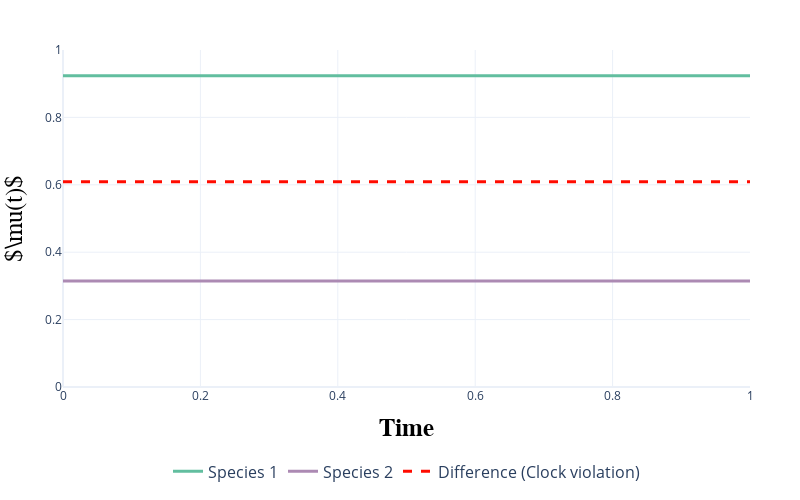

The code cell stored with this chart in its notebook:
### Code cell
mu_range1, mu_mu_prime_range1 = mu_mu_prime_range(Q1*0.2, calculate_stationary_distribution(Q1), np.linspace(0, 1, 999))
mu_range2, mu_mu_prime_range2 = mu_mu_prime_range(Q2*0.2, calculate_stationary_distribution(Q2), np.linspace(0, 1, 999))
fig = go.Figure()


# Add Q5 line
fig.add_trace(go.Scatter(x=np.linspace(0, 1, 999), y=mu_range2, mode='lines', name='Species 1', line=dict(color='#62BE9F', width=3)))

# Add Q3 line
fig.add_trace(go.Scatter(x=np.linspace(0, 1, 999), y=mu_range1, mode='lines', name='Species 2', line=dict(color='#AC8AB3', width=3)))

fig.add_trace(go.Scatter(x=np.linspace(0, 1, 999), y=np.abs(np.array(mu_range1) - np.array(mu_range2)), mode='lines', name='Difference (Clock violation)', line=dict(color='#ff0b00', width=3, dash='dash')))

# Update layout for better presentation
fig.update_layout(
    title=None,
    title_font=dict(size=20),  # Increase title size, make it bold
    xaxis_title='<b>Time</b>',
    xaxis= dict(
            title_font=dict(size=25, family='Latex', color='black'),
    ),
    yaxis_title=r'$\mu(t)$',
    yaxis=dict(
            title_font=dict(size=25, family='Latex', color='black')
    ),
    legend=dict(
        title=None,
        font=dict(size=16),  # Adjust font size of legend
        x=0.5,               # Center the legend horizontally
        y=-0.2,              # Position the legend below the plot
        xanchor='center',
        yanchor='top',        # Anchor the legend to the top to ensure it's below the plot
        orientation='h'       # Horizontal orientation
    ),
    template='plotly_white',
    margin=dict(l=50, r=50, t=50, b=50), 
    height=500,
    width=800)

fig.update_yaxes(range=[0, 1])

fig.show()
fig.write_image("/Users/gulugulu/repos/PuningAnalysis/results/figures/clock_violation_two_stationary.pdf")

### Figure 1 — Plotly figure (JSON) as saved in the notebook; plotly's stock layout.template omitted (floating-point values rounded to 4 significant figures; data arrays with more than 128 entries replaced by an {"elided": "..."} marker saying what was removed)
{"data": [{"line": {"color": "#62BE9F", "width": 3}, "mode": "lines", "name": "Species 1", "type": "scatter", "x": {"elided": "999 float values"}, "y": {"elided": "999 float values"}}, {"line": {"color": "#AC8AB3", "width": 3}, "mode": "lines", "name": "Species 2", "type": "scatter", "x": {"elided": "999 float values"}, "y": {"elided": "999 float values"}}, {"line": {"color": "#ff0b00", "dash": "dash", "width": 3}, "mode": "lines", "name": "Difference (Clock violation)", "type": "scatter", "x": {"elided": "999 float values"}, "y": {"elided": "999 float values"}}], "layout": {"height": 500, "legend": {"font": {"size": 16}, "orientation": "h", "title": {}, "x": 0.5, "xanchor": "center", "y": -0.2, "yanchor": "top"}, "margin": {"b": 50, "l": 50, "r": 50, "t": 50}, "title": {"font": {"size": 20}}, "width": 800, "xaxis": {"title": {"font": {"color": "black", "family": "Latex", "size": 25}, "text": "<b>Time</b>"}}, "yaxis": {"range": [0, 1], "title": {"font": {"color": "black", "family": "Latex", "size": 25}, "text": "$\\mu(t)$"}}}}
